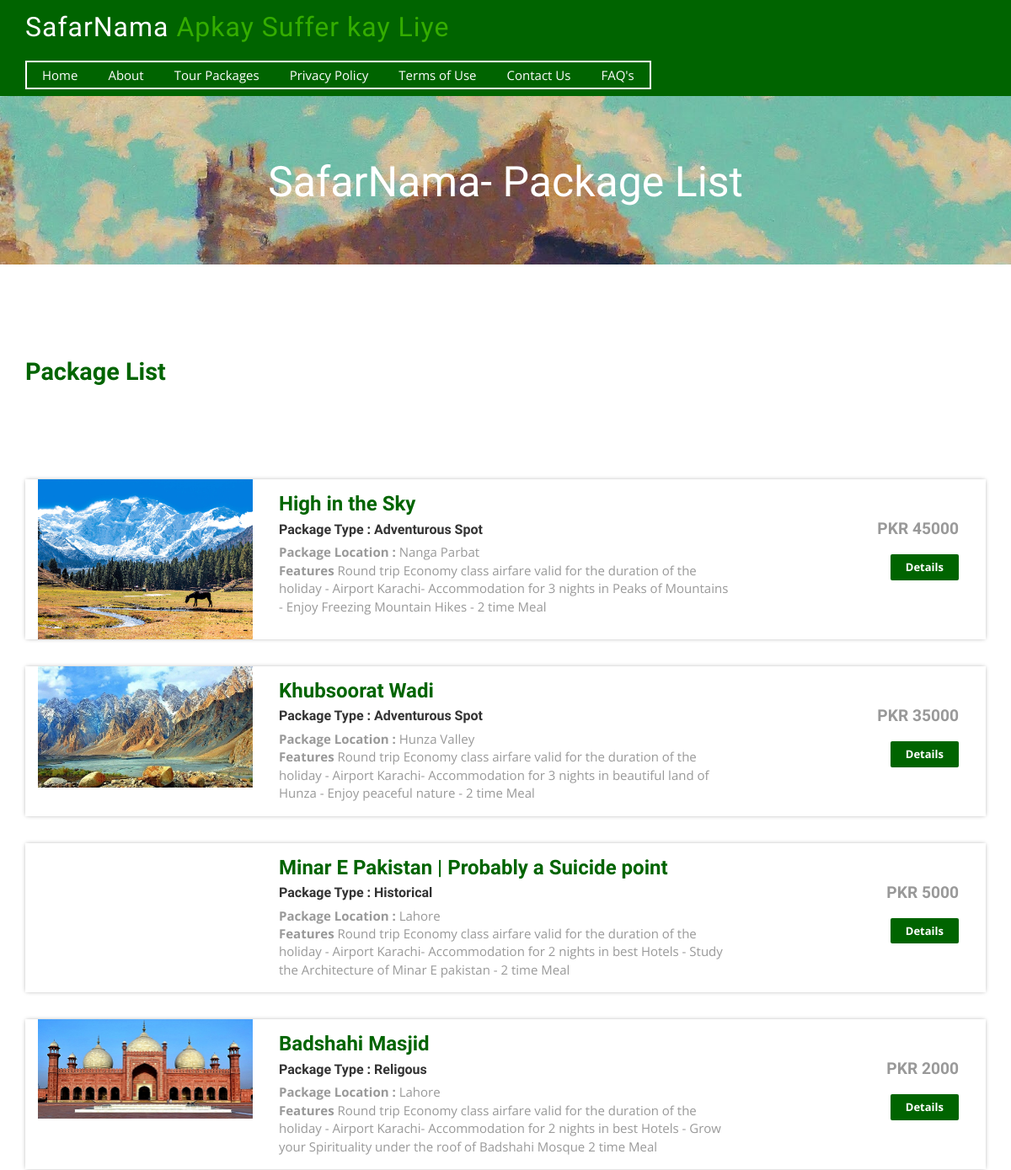
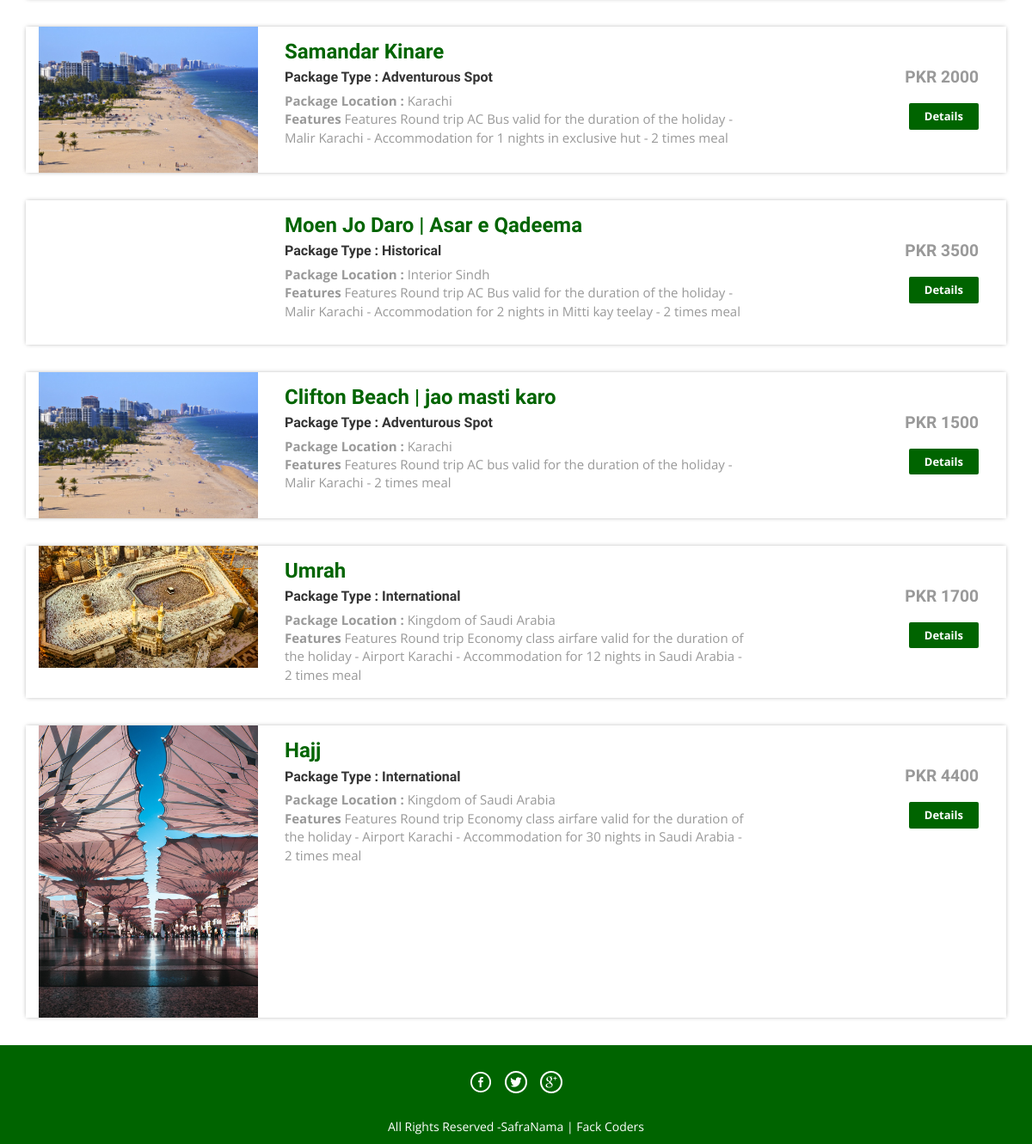
The app's page /package-list.php with its own data (2 pictures, top to bottom).
### tables this page shows
CREATE TABLE tbltourpackages (
  PackageId int(11) NOT NULL,
  PackageName varchar(200) DEFAULT NULL,
  PackageType varchar(150) DEFAULT NULL,
  PackageLocation varchar(100) DEFAULT NULL,
  PackagePrice int(11) DEFAULT NULL,
  PackageFetures varchar(255) DEFAULT NULL,
  PackageDetails mediumtext DEFAULT NULL,
  PackageImage varchar(100) DEFAULT NULL,
  Creationdate timestamp NULL DEFAULT current_timestamp(),
  UpdationDate timestamp NULL DEFAULT NULL ON UPDATE current_timestamp()
);

### package-list.php (the view, shortened to what this page needs)
<?php
include('includes/config.php');
?>
<!DOCTYPE HTML>
<html>
<head>
<link href="css/bootstrap.css" rel='stylesheet' type='text/css' />
<link href="css/style.css" rel='stylesheet' type='text/css' />
<link href="css/font-awesome.css" rel="stylesheet">
<link href="css/animate.css" rel="stylesheet" type="text/css" media="all">
</head>
<body>
<?php include('includes/header.php');?>
<div class="banner-3">
	<div class="container">
		<h1 class="wow zoomIn animated animated" data-wow-delay=".5s" style="visibility: visible; animation-delay: 0.5s; animation-name: zoomIn;"> SafarNama- Package List</h1>
	</div>
</div>
<div class="rooms">
	<div class="container">
		<div class="room-bottom">
			<div class="holiday">
			<h3>Package List</h3>
</div>
<?php $sql = "SELECT * from tbltourpackages";
$query = $dbh->prepare($sql);
$query->execute();
$results=$query->fetchAll(PDO::FETCH_OBJ);
if($query->rowCount() > 0)
{
foreach($results as $result)
{	?>
			<div class="rom-btm">
				<div class="col-md-3 room-left wow fadeInLeft animated" data-wow-delay=".5s">
					<img src="admin/pacakgeimages/<?php echo htmlentities($result->PackageImage);?>" class="img-responsive" alt="">
				</div>
				<div class="col-md-6 room-midle wow fadeInUp animated" data-wow-delay=".5s">
					<div class="package"><h4><?php echo htmlentities($result->PackageName);?></h4></div>
					<h6>Package Type : <?php echo htmlentities($result->PackageType);?></h6>
					<p><b>Package Location :</b> <?php echo htmlentities($result->PackageLocation);?></p>
					<p><b>Features</b> <?php echo htmlentities($result->PackageFetures);?></p>
				</div>
				<div class="col-md-3 room-right wow fadeInRight animated" data-wow-delay=".5s">
					<h5> PKR <?php echo htmlentities($result->PackagePrice);?></h5>
					<div class="button"><a href="package-details.php?pkgid=<?php echo htmlentities($result->PackageId);?>" class="view">Details</a></div>
				</div>
				<div class="clearfix"></div>
			</div>
<?php }} ?>
		</div>
	</div>
</div>
<?php include('includes/footer.php');?>
</body>
</html>

### css/style.css (style rules this page uses)
html, body { font-size: 100%; background: #fff; font-family: 'Open Sans', sans-serif; }
body a,.grid_1,plan_1,plan_1.one,plan_1.two,i.icon1, i.icon2, i.icon3, i.icon4, i.icon5, i.icon6 { transition:0.5s all; -webkit-transition:0.5s all; -moz-transition:0.5s all; -o-transition:0.5s all; -ms-transition:0.5s all; }
h1,h2,h3,h4,h5,h6 { margin:0; font-family: 'Roboto Condensed', sans-serif; }
p { margin:0; }
.holiday { padding: 5em 0; }
.holiday h3 { font-size: 2em; font-weight: 700; color: #34ad00; }
a.view { padding: 6px 18px; font-weight: 700; color: #fff; background-color: #34ad00; border: 0; font-size: 13px; border-radius: 2px; -webkit-transition: all .2s; -moz-transition: all .2s; transition: all .2s; margin-top: 20px; display: inline-block; }
.banner-3 { background: url(../images/6.jpg)no-repeat; background-size: cover; -webkit-background-size: cover; -o-background-size: cover; -ms-background-size: cover; -moz-background-size: cover; min-height:200px; }
.banner-3 h1 { font-size: 50px; margin-bottom: 40px; padding: 1.5em 0 0; text-align: center; color: #fff; }
.rom-btm { margin-top: 2em; box-shadow: 0px 0px 5px -1px rgba(0, 0, 0, 0.37); }
.room-bottom h3 { font-size: 1.8em; font-weight: 700; color: #34ad00; }
.room-bottom { padding: 2em 0; }
.rom-btm h4 { font-size: 1.5em; font-weight: 700; color: #34ad00; }
.rom-btm p { font-size: 15px; color: #999; }
.rom-btm h6 { font-size: 1em; font-weight: 700; margin: 0.5em 0; }
.room-right { text-align: right; padding: 3em 2em; }
.room-midle { padding: 1em; }
.rom-btm h5 { font-size: 1.2em; font-weight: 700; color: #999; }

### package-list.php (style rules this page uses)
.holiday h3 { color: #006400; }
.package h4 { color: #006400; }
.button a { background-color: #006400; color: #fff; }

### records on screen
tbltourpackages: PackageImage (picture), PackageName "High in the Sky", PackageType "Adventurous Spot", PackageLocation "Nanga Parbat", PackageFetures "Round trip Economy class airfare valid for the duration of the holiday - Airport Karachi- Accommodation for 3 nights in Peaks of Mountains - Enjoy Freezing Mountain Hikes - 2 time Meal", PackagePrice "45000"
tbltourpackages: PackageImage (picture), PackageName "Khubsoorat Wadi", PackageType "Adventurous Spot", PackageLocation "Hunza Valley", PackageFetures "Round trip Economy class airfare valid for the duration of the holiday - Airport Karachi- Accommodation for 3 nights in beautiful land of Hunza - Enjoy peaceful nature - 2 time Meal", PackagePrice "35000"
tbltourpackages: PackageName "Minar E Pakistan | Probably a Suicide point", PackageType "Historical", PackageLocation "Lahore", PackageFetures "Round trip Economy class airfare valid for the duration of the holiday - Airport Karachi- Accommodation for 2 nights in best Hotels - Study the Architecture of Minar E pakistan - 2 time Meal", PackagePrice "5000"
tbltourpackages: PackageImage (picture), PackageName "Badshahi Masjid", PackageType "Religous", PackageLocation "Lahore", PackageFetures "Round trip Economy class airfare valid for the duration of the holiday - Airport Karachi- Accommodation for 2 nights in best Hotels - Grow your Spirituality under the roof of Badshahi Mosque 2 time Meal", PackagePrice "2000"
tbltourpackages: PackageImage (picture), PackageName "Samandar Kinare", PackageType "Adventurous Spot", PackageLocation "Karachi", PackageFetures "Features Round trip AC Bus valid for the duration of the holiday - Malir Karachi - Accommodation for 1 nights in exclusive hut - 2 times meal", PackagePrice "2000"
tbltourpackages: PackageName "Moen Jo Daro | Asar e Qadeema", PackageType "Historical", PackageLocation "Interior Sindh", PackageFetures "Features Round trip AC Bus valid for the duration of the holiday - Malir Karachi - Accommodation for 2 nights in Mitti kay teelay - 2 times meal", PackagePrice "3500"
tbltourpackages: PackageImage (picture), PackageName "Clifton Beach | jao masti karo", PackageType "Adventurous Spot", PackageLocation "Karachi", PackageFetures "Features Round trip AC bus valid for the duration of the holiday - Malir Karachi - 2 times meal", PackagePrice "1500"
tbltourpackages: PackageImage (picture), PackageName "Umrah", PackageType "International", PackageLocation "Kingdom of Saudi Arabia", PackageFetures "Features Round trip Economy class airfare valid for the duration of the holiday - Airport Karachi - Accommodation for 12 nights in Saudi Arabia - 2 times meal", PackagePrice "1700"
tbltourpackages: PackageImage (picture), PackageName "Hajj", PackageType "International", PackageLocation "Kingdom of Saudi Arabia", PackageFetures "Features Round trip Economy class airfare valid for the duration of the holiday - Airport Karachi - Accommodation for 30 nights in Saudi Arabia - 2 times meal", PackagePrice "4400"
